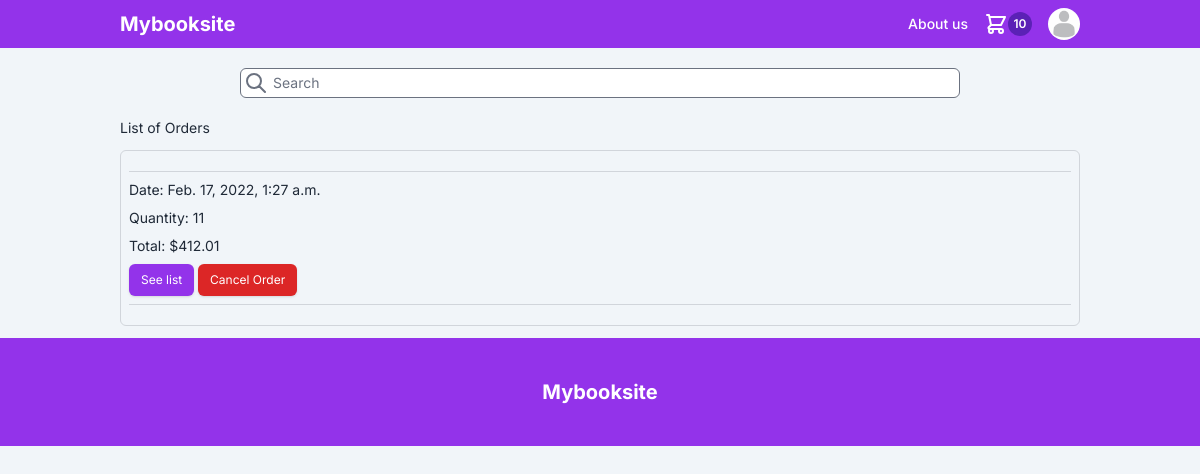
/carts/orders/ (signed in), run on the app's committed database.
### accounts/models.py (models this page shows, shortened)
class Profile(models.Model):
    user = models.OneToOneField(User, on_delete=models.CASCADE)
    avatar = models.ImageField(upload_to="avatar", default="default.jpg")
    address = models.CharField(max_length=100, null=True)
    cellphone_number = models.PositiveIntegerField(null=True)
    gender = models.CharField(max_length=6, choices=gender_choice, null=True)
    created_at = models.DateTimeField(auto_now_add=True)
    updated_at = models.DateTimeField(auto_now=True)

### carts/models.py (models this page shows, shortened)
class Checkout(models.Model):
    user = models.ForeignKey(User, on_delete=models.CASCADE)
    books = models.ManyToManyField(Book)
    total = models.DecimalField(max_digits=100, decimal_places=2, default=0.00)
    created_at = models.DateTimeField(auto_now_add=True)
    updated_at = models.DateTimeField(auto_now=True)

### carts/views.py (the view)
# urls.py: path('orders/', list_of_orders, name='orders'),
def list_of_orders(request):
    template = 'carts/orders.html'
    try:
        user_orders = Checkout.objects.filter(user=request.user).order_by('-created_at')
        count = get_count_cart(request)
    except:
        raise Http404("Orders not exist")
    context = {
        'user_orders': user_orders,
        'count': count
    }
    return render(request, template, context)

### carts/views.py (called while the page is built)
def get_count_cart(request):
    if request.user.is_authenticated:
        cart = Cart.objects.get(user=request.user)
        count = cart.books.count()
        return count
    return 0

### templates/carts/orders.html (shortened to what this page needs)
{% extends 'base.html' %}
{% block content %}
  <div class="container max-w-[80%] mt-5 text-gray-800">
    <div class="my-3">
      <h2>
        List of Orders
      </h2>
    </div>
    <div id="order-card" class="p-2 border border-gray-300 rounded-md">
      {%for order in user_orders%}
        <div class="py-2 my-3 space-y-2 border-t border-b border-gray-300">
          <p>Date: {{order.created_at}}</p>
          <p>Quantity: {{order.books.all.count}}</p>
          <p>Total: ${{order.total}}</p>
          <a href="{% url 'carts:detail_order' order.id %}">
            <button class="px-3 py-2 text-xs text-white bg-purple-600 rounded-md shadow hover:bg-purple-700">
              See list
            </button>
          </a>
          <button class="px-3 py-2 text-xs text-white bg-red-600 rounded-md shadow hover:bg-red-700"
                  x-on:click="$dispatch('open-modal{{order.id}}')"
                  >
            Cancel Order
          </button>
        </div>
        {% empty %}
        <p class="text-xl">
          No recent orders
        </p>
      {%endfor%}
    </div>
  </div>
{% endblock %}

### templates/components/user_nav_button.html
<div class="w-8 h-8 overflow-hidden rounded-full cursor-pointer ">
  <img class="object-cover w-full h-full"
       src="{{user.profile.avatar.url}}"
       alt="avatar"
  >
</div>

### static/css/style.css (style rules this page uses)
html { line-height: 1.5; -webkit-text-size-adjust: 100%; -moz-tab-size: 4; -o-tab-size: 4; tab-size: 4; font-family: ui-sans-serif, system-ui, -apple-system, BlinkMacSystemFont, "Segoe UI", Roboto, "Helvetica Neue", Arial, "Noto Sans", sans-serif, "Apple Color Emoji", "Segoe UI Emoji", "Segoe UI Symbol", "Noto Color Emoji"; }
body { margin: 0; line-height: inherit; }
h1, h2, h3, h4, h5, h6 { font-size: inherit; font-weight: inherit; }
a { color: inherit; text-decoration: inherit; }
button, input, optgroup, select, textarea { font-family: inherit; font-size: 100%; line-height: inherit; color: inherit; margin: 0; padding: 0; }
button, select { text-transform: none; }
button, [type='button'], [type='reset'], [type='submit'] { -webkit-appearance: button; background-color: transparent; background-image: none; }
blockquote, dl, dd, h1, h2, h3, h4, h5, h6, hr, figure, p, pre { margin: 0; }
button, [role="button"] { cursor: pointer; }
img, svg, video, canvas, audio, iframe, embed, object { display: block; vertical-align: middle; }
img, video { max-width: 100%; height: auto; }
.container { width: 100%; margin-right: auto; margin-left: auto; }
@media (min-width: 640px) { .container { max-width: 640px; } }
@media (min-width: 768px) { .container { max-width: 768px; } }
@media (min-width: 1024px) { .container { max-width: 1024px; } }
.my-3 { margin-top: 0.75rem; margin-bottom: 0.75rem; }
.mt-5 { margin-top: 1.25rem; }
.h-full { height: 100%; }
.h-8 { height: 2rem; }
.w-full { width: 100%; }
.w-8 { width: 2rem; }
.max-w-\[80\%\] { max-width: 80%; }
.cursor-pointer { cursor: pointer; }
.space-y-2 > :not([hidden]) ~ :not([hidden]) { --tw-space-y-reverse: 0; margin-top: calc(0.5rem * calc(1 - var(--tw-space-y-reverse))); margin-bottom: calc(0.5rem * var(--tw-space-y-reverse)); }
.overflow-auto { overflow: auto; }
.overflow-hidden { overflow: hidden; }
.rounded-md { border-radius: 0.375rem; }
.rounded-full { border-radius: 9999px; }
.border { border-width: 1px; }
.border-t { border-top-width: 1px; }
.border-b { border-bottom-width: 1px; }
.border-gray-300 { --tw-border-opacity: 1; border-color: rgb(209 213 219 / var(--tw-border-opacity)); }
.bg-slate-100 { --tw-bg-opacity: 1; background-color: rgb(241 245 249 / var(--tw-bg-opacity)); }
.bg-purple-600 { --tw-bg-opacity: 1; background-color: rgb(147 51 234 / var(--tw-bg-opacity)); }
.bg-red-600 { --tw-bg-opacity: 1; background-color: rgb(220 38 38 / var(--tw-bg-opacity)); }
.object-cover { -o-object-fit: cover; object-fit: cover; }
.p-2 { padding: 0.5rem; }
.px-3 { padding-left: 0.75rem; padding-right: 0.75rem; }
.py-2 { padding-top: 0.5rem; padding-bottom: 0.5rem; }
.font-inter { font-family: Inter; }
.text-sm { font-size: 0.875rem; line-height: 1.25rem; }
.text-xs { font-size: 0.75rem; line-height: 1rem; }
.text-gray-800 { --tw-text-opacity: 1; color: rgb(31 41 55 / var(--tw-text-opacity)); }
.text-white { --tw-text-opacity: 1; color: rgb(255 255 255 / var(--tw-text-opacity)); }
.shadow { --tw-shadow: 0 1px 3px 0 rgb(0 0 0 / 0.1), 0 1px 2px -1px rgb(0 0 0 / 0.1); --tw-shadow-colored: 0 1px 3px 0 var(--tw-shadow-color), 0 1px 2px -1px var(--tw-shadow-color); box-shadow: var(--tw-ring-offset-shadow, 0 0 #0000), var(--tw-ring-shadow, 0 0 #0000), var(--tw-shadow); }

### data on the page
Checkout: created_at "Feb. 17, 2022, 1:27 a.m.", books.all.count "11", total "412.01"
